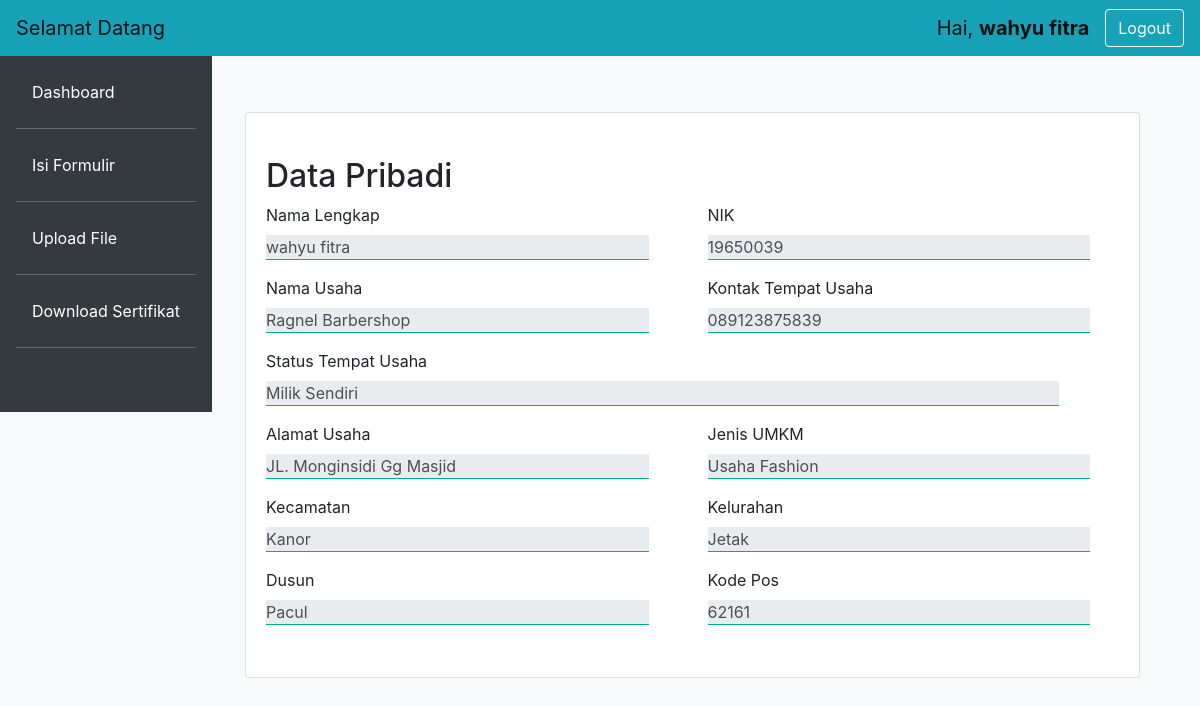
/user/mydata.php (signed in), run on the app's committed database.
### tables this page shows
CREATE TABLE IF NOT EXISTS `registrasiumkm` (
  `nik` int(25) NOT NULL,
  `nama_lengkap` varchar(50) NOT NULL,
  `nama_usaha` varchar(50) DEFAULT NULL,
  `alamat_usaha` varchar(50) DEFAULT NULL,
  `id_jenis` int(11) NOT NULL,
  `id_Stu` int(11) NOT NULL,
  `id_kecamatan` int(50) NOT NULL,
  `id_kelurahan` int(100) NOT NULL,
  `id_dusun` int(50) NOT NULL,
  `id_kodepos` int(11) NOT NULL,
  `kontak_usaha` varchar(12) DEFAULT NULL,
  `status_pendaftaran` varchar(50) DEFAULT NULL,
  PRIMARY KEY (`nik`),
  KEY `id_jenis` (`id_jenis`),
  KEY `id_kecamatan` (`id_kecamatan`),
  KEY `id_kelurahan` (`id_kelurahan`),
  KEY `id_dusun` (`id_dusun`),
  KEY `id_kodepos` (`id_kodepos`),
  KEY `id_Stu` (`id_Stu`),
  CONSTRAINT `FK_registrasiumkm_dusun` FOREIGN KEY (`id_dusun`) REFERENCES `dusun` (`id_dusun`),
  CONSTRAINT `FK_registrasiumkm_jenisumkm` FOREIGN KEY (`id_jenis`) REFERENCES `jenisumkm` (`id_jenis`),
  CONSTRAINT `FK_registrasiumkm_kecamatan` FOREIGN KEY (`id_kecamatan`) REFERENCES `kecamatan` (`id_kecamatan`),
  CONSTRAINT `FK_registrasiumkm_kelurahan` FOREIGN KEY (`id_kelurahan`) REFERENCES `kelurahan` (`id_kelurahan`),
  CONSTRAINT `FK_registrasiumkm_kodepos` FOREIGN KEY (`id_kodepos`) REFERENCES `kodepos` (`id_kodepos`),
  CONSTRAINT `FK_registrasiumkm_statustempatusaha` FOREIGN KEY (`id_Stu`) REFERENCES `statustempatusaha` (`id_Stu`)
);

CREATE TABLE IF NOT EXISTS `statustempatusaha` (
  `id_Stu` int(11) NOT NULL,
  `jenisSts` varchar(50) DEFAULT NULL,
  PRIMARY KEY (`id_Stu`)
);

CREATE TABLE IF NOT EXISTS `jenisumkm` (
  `id_jenis` int(11) NOT NULL AUTO_INCREMENT,
  `jenisUmkm` varchar(50) DEFAULT NULL,
  PRIMARY KEY (`id_jenis`)
);

CREATE TABLE IF NOT EXISTS `kecamatan` (
  `id_kecamatan` int(50) NOT NULL AUTO_INCREMENT,
  `namaKecamatan` varchar(50) DEFAULT NULL,
  PRIMARY KEY (`id_kecamatan`)
);

CREATE TABLE IF NOT EXISTS `kelurahan` (
  `id_kelurahan` int(100) NOT NULL AUTO_INCREMENT,
  `nama_klrhn` varchar(50) DEFAULT '0',
  PRIMARY KEY (`id_kelurahan`)
);

CREATE TABLE IF NOT EXISTS `dusun` (
  `id_dusun` int(50) NOT NULL AUTO_INCREMENT,
  `nama_dusun` varchar(50) DEFAULT NULL,
  PRIMARY KEY (`id_dusun`)
);

CREATE TABLE IF NOT EXISTS `kodepos` (
  `id_kodepos` int(11) NOT NULL AUTO_INCREMENT,
  `noKodepos` varchar(50) DEFAULT '',
  PRIMARY KEY (`id_kodepos`)
);

### user/mydata.php (the view, shortened to what this page needs)
<?php
    include '../koneksi.php';
    include '../submit.php';
    $userid = $_SESSION['nama_lengkap'];
	?>
<!DOCTYPE html>
<html>
<head>
    <link rel="stylesheet" href="../asset/css/bootstrap.css">
</head>
<body class="bg-light">
	<nav class="navbar navbar-expand-lg navbar-light bg-info fixed-top">
			<a class="navbar-brand">Selamat Datang</a>
			<a class=" navbar-brand my-2 my-lg-0 ml-auto">Hai, <?php
		   				echo "<b>" . $_SESSION['nama_lengkap'] . "</b>";
		   		?> </a>   </a>
			<a href="../aksi_login.php?op=out" class="btn btn-outline-success my-2 my-sm-0">Logout</a>
		</nav>
		<div class="row no-gutters ">
			<div class="bg-dark mt-4 pr-3 pt-4 fixedpos">
						<ul class="nav flex-column ml-3 mb-5">
					<li class="nav-item">
						<a class="nav-link active text-white" href="home_pendaftar.php">Dashboard</a><hr class="bg-secondary">
					</li>
					<li class="nav-item">
						<a class="nav-link text-white" href="form_pendaftaran.php">Isi Formulir</a><hr class="bg-secondary">
					</li>
					<li class="nav-item">
						<a class="nav-link text-white" href="form_upload.php">Upload File</a><hr class="bg-secondary">
					</li>
					<li class="nav-item">
						<a class="nav-link text-white" href="pendaftar_sertif.php">Download Sertifikat</a><hr class="bg-secondary">
					</li>
					</ul>
			</div>
            <div class="container mt-5">
                        <div class="col-md-10 ml-lg-auto">
                            <div class="card " style="margin-top: 40px;">
                            <form method="POST">
                                <div class="card-body">
                                    <div class="market-status-table mt-4">
                                        <div class="table-responsive" style="overflow-x:hidden;">
                                            <div class="d-sm-flex justify-content-between align-items-center">
                                            <h2>Data Pribadi</h2>
                                            </div>
                                            <?php
                                                $sql = mysqli_query($koneksi,"SELECT registrasiumkm.nama_lengkap, registrasiumkm.nik, registrasiumkm.nama_usaha, registrasiumkm.kontak_usaha, statustempatusaha.jenisSts, registrasiumkm.alamat_usaha, jenisumkm.jenisUmkm, kecamatan.namaKecamatan, kelurahan.nama_klrhn,dusun.nama_dusun, kodepos.noKodepos
                                                FROM dusun,jenisumkm,kecamatan,kelurahan,kodepos,statustempatusaha,registrasiumkm
                                                WHERE registrasiumkm.id_jenis=jenisumkm.id_jenis
                                                AND registrasiumkm.id_Stu = statustempatusaha.id_Stu
                                                AND registrasiumkm.id_kecamatan=kecamatan.id_kecamatan
                                                AND registrasiumkm.id_kelurahan=kelurahan.id_kelurahan
                                                AND registrasiumkm.id_dusun=dusun.id_dusun
                                                AND registrasiumkm.id_kodepos=kodepos.id_kodepos
                                                AND registrasiumkm.nama_lengkap='$userid'");
                                                $umkm = mysqli_fetch_array($sql);
                                                ?>
                                            <div class="row">
                                            <div class="col">
                                                <div class="form-group">
                                                    <label>Nama Lengkap</label>
                                                    <input name="namalengkap" type="text" class="form-control" placeholder="Nama Lengkap" value="<?php echo $umkm['nama_lengkap']?>" disabled>
                                                </div>
                                                </div>
                                                <div class="col">
                                                <div class="form-group">
                                                    <label>NIK</label>
                                                    <input name="nik" type="text" class="form-control" placeholder="NIK" value="<?php echo $umkm['nik']?>"disabled>
                                                </div>
                                                </div>
                                            </div>
                                            <div class="row">
                                            <div class="col">
                                                <div class="form-group">
                                                    <label>Nama Usaha</label>
                                                    <input name="namaUsaha" type="text" class="form-control" placeholder="Nama Usaha" value="<?php echo $umkm['nama_usaha']?>" disabled>
                                                </div>
                                                </div>
                                                <div class="col">
                                                <div class="form-group">
                                                    <label>Kontak Tempat Usaha</label>
                                                    <input name="KTU" type="text" class="form-control" placeholder="Kontak Tempat Usaha" value="<?php echo $umkm['kontak_usaha']?>" disabled>
                                                </div>
                                                </div>
                                            </div>
                                            <div class="row">
                                            <div class="col">
                                                <div class="form-group">
                                                    <label>Status Tempat Usaha</label>
                                                    <input name="stu" type="text" class="form-control" value="<?php echo $umkm['jenisSts']?>" disabled>
                                                </div>
                                                </div>
                                            </div>
                                            <div class="row">
                                                <div class="col">
                                                    <div class="form-group">
                                                        <label>Alamat Usaha</label>
                                                        <input name="alamatUsaha" type="text" class="form-control" placeholder="Alamat Usaha" value="<?php echo $umkm['alamat_usaha']?>" disabled>
                                                    </div>
                                                </div>
                                                <div class="col">
                                                    <div class="form-group">
                                                        <label>Jenis UMKM</label>
                                                        <input name="jenisumkm" type="text" class="form-control" value="<?php echo $umkm['jenisUmkm']?>"disabled>
                                                    </div>
                                                </div>
                                            </div>
                                            <div class="row">
                                                <div class="col">
                                                    <div class="form-group">
                                                        <label>Kecamatan</label>
                                                        <input  name="kecamatan" type="text" class="form-control" value="<?php echo $umkm['namaKecamatan']?>"disabled>
                                                    </div>
                                                </div>
                                                <div class="col">
                                                    <div class="form-group">
                                                        <label>Kelurahan</label>
                                                        <input  name="kelurahan" type="text" class="form-control" value="<?php echo $umkm['nama_klrhn']?>"disabled>
                                                    </div>
                                                </div>
                                            </div>
                                            <div class="row">
                                                <div class="col">
                                                    <div class="form-group">
                                                        <label>Dusun</label>
                                                        <input  name="dusun" type="text" class="form-control" value="<?php echo $umkm['nama_dusun']?>"disabled>
                                                    </div>
                                                </div>
                                                <div class="col">
                                                    <div class="form-group">
                                                        <label>Kode Pos</label>
                                                        <input  name="kodepos" type="text" class="form-control" value="<?php echo $umkm['noKodepos']?>"disabled>
                                                    </div>
                                                </div>
                                            </div>
                                        </div>
                                    </div>
                                </div>
                                </form>
                            </div>
                        </div>
            </div>
    </div>
</body>
</html>

### data on the page
registrasiumkm: namalengkap "wahyu fitra", nik "19650039", namaUsaha "Ragnel Barbershop", KTU "089123875839", stu "Milik Sendiri", alamatUsaha "JL. Monginsidi Gg Masjid", jenisumkm "Usaha Fashion", kecamatan "Kanor", kelurahan "Jetak", dusun "Pacul", kodepos "62161"

### other printed values
$_SESSION['nama_lengkap'] "wahyu fitra"
